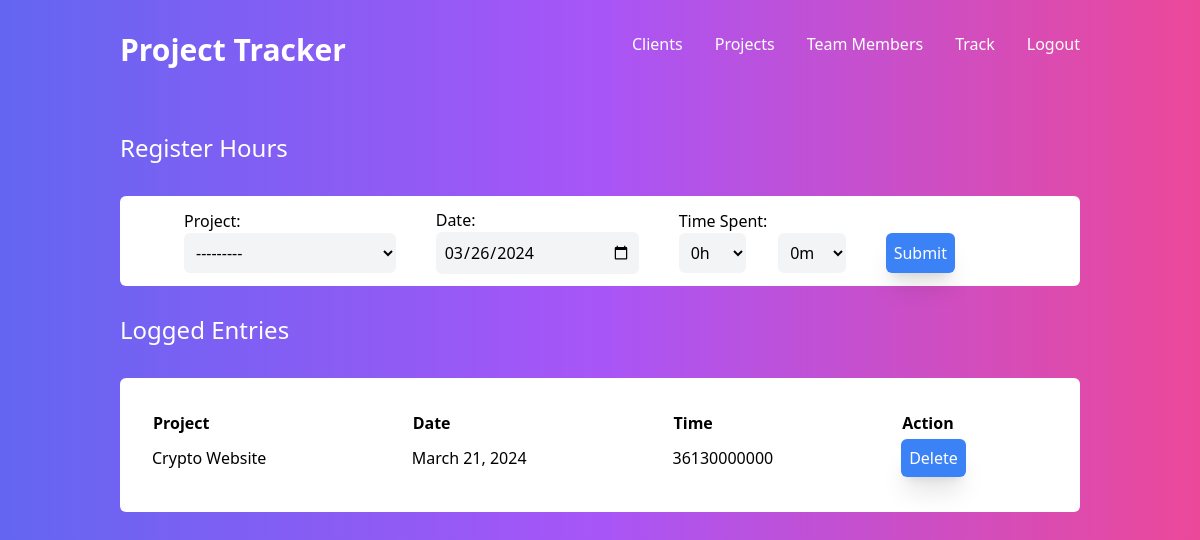
Page /track/ (signed in) on the earlier database version.
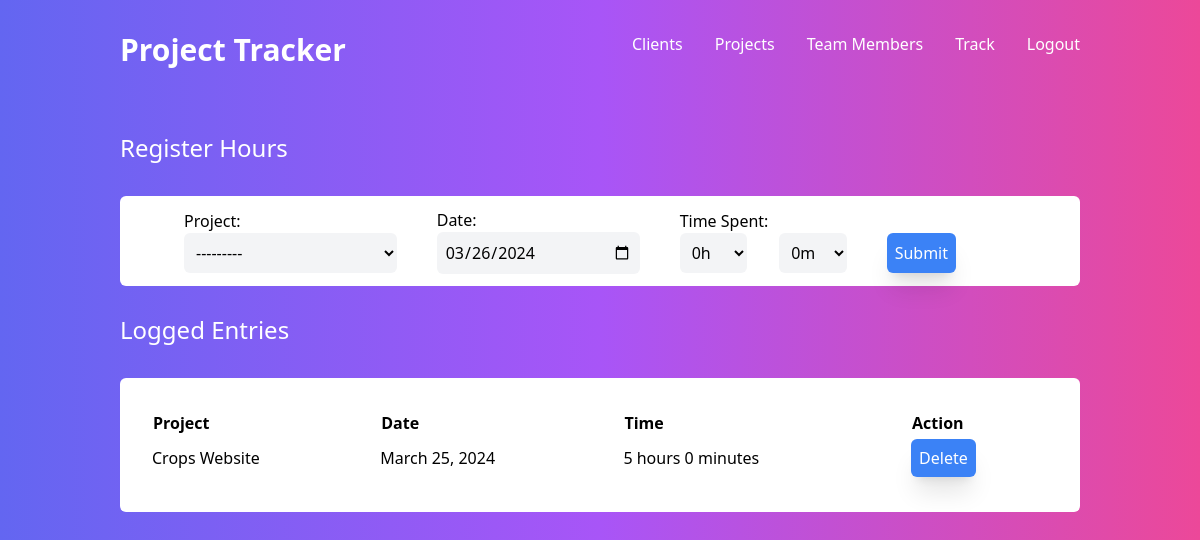
Same page on the later database version.
### project_tracker/models.py (models this page shows, shortened)
class RegisterHours(models.Model):
    project = models.ForeignKey(Project, on_delete=models.CASCADE)
    user = models.ForeignKey(User, on_delete = models.CASCADE, null=True)
    date = models.DateField(default = datetime.today())
    time_spent = models.CharField(max_length=20)

class Project(models.Model):
    client = models.ForeignKey(Client, on_delete=models.CASCADE, related_name = 'projects')
    project_name = models.CharField(max_length=255)
    project_created = models.DateTimeField(auto_now_add=True, null=True)
    project_deadline = models.DateField()
    def __str__(self):
        return f"{self.project_name}"

### project_tracker/decorators.py (the view)
        def wrapper_func(request, *args, **kwargs):
            if request.user.groups.exists():
                group = request.user.groups.all()[0].name
                print(group)
                if group in allowed_roles or not allowed_roles:
                    return view_func(request, *args, **kwargs)
            return HttpResponse("You are not allowed to view this")

### project_tracker/forms.py
class RegisterTime(forms.ModelForm):
    def __init__(self, user, *args, **kwargs):
        super().__init__(*args, **kwargs)
        if user.groups.filter(name='Admin').exists() and hasattr(user, 'company'):
            clients = user.company.clients.all()
            self.fields['project'].queryset = Project.objects.filter(client__in=clients)
        elif user.groups.filter(name='Member').exists():
            member = Member.objects.get(member_email=user.email)
            print(member)
            self.fields['project'].queryset = Project.objects.filter(id=member.project_id)
        self.fields['project'].widget.attrs.update({'class': 'p-2 bg-gray-100 rounded-md'})
    class Meta:
        model = RegisterHours
        fields = ['project', 'date']
        widgets = {
        'date': forms.DateInput(attrs={'type': 'date', 'class': 'p-2 bg-gray-100 rounded-md'}),
        }

### project_tracker/templates/track_hours.html (shortened to what this page needs)
{% load static %}
<!DOCTYPE html>
<html lang="en">
<head>
    <link rel="stylesheet" href="{% static 'css/style.css' %}">
    <link rel="stylesheet" href="{% static 'css/morestyles.css' %}">
</head>
<body class="bg-gradient-to-r from-indigo-500 via-purple-500 to-pink-500">
    <header class="container mx-auto text-white p-8" >
        <nav class="flex justify-around font-medium">
            {% if group == 'Admin' %}
            <div class="font-semibold text-3xl flex-1">
                <a class="decoration-0" href="{% url 'home' %}">Project Tracker</a>
            </div>
            {% else %}
            <div class="font-semibold text-3xl flex-1">
                <a class="decoration-0" href="{% url 'track' %}">Project Tracker</a>
            </div>
            {% endif %}
            <ul class="decoration-0 flex gap-x-8">
                {% if group == 'Admin' %}
                <li ><a href="{% url 'home' %}">Clients</a></li>
                <li ><a href="{% url 'projects' %}">Projects</a></li>
                <li><a href="{% url 'team' %}">Team Members</a></li>
                <li><a href="{% url 'track' %}">Track</a></li>
                <li><a href="{% url 'logout' %}">Logout</a></li>
                {% else %}
                <li><a href="{% url 'track' %}">Track</a></li>
                <li><a href="{% url 'logout' %}">Logout</a></li>
                {% endif %}
            </ul>
        </nav>
    </header>
    <main class="container mx-auto p-8">
        <div class="flex justify-between mb-8" style="gap: 30px;">
            <h1 class="text-white text-2xl font-medium">Register Hours</h1>
        </div>
        <div class='bg-white rounded-md py-3 px-16 mb-7'>
            <form method="post" class='flex items-center gap-x-10'>
                {{ form.as_p }}
                <div>
                    <label for="time_spent">Time Spent:</label>
                    <div class="flex gap-x-8">
                        <select class="p-2 bg-gray-100 rounded-md" name="hours">
                            <option value="0">0h</option>
                        </select>
                        <select class="p-2 bg-gray-100 rounded-md" name="minutes">
                            <option value="0">0m</option>
                        </select>
                    </div>
                </div>
                <button type="submit" class='bg-blue-500 shadow-xl p-2 mt-6 rounded-md text-white'>Submit</button>
            </form>
        </div>
        <div class='pb-8 text-white font-medium text-2xl'>Logged Entries</div>
        <div class="rounded-md bg-white p-8">
            <table>
                {% if mytimesheet %}
                <tr>
                    <th>Project</th>
                    <th>Date</th>
                    <th>Time</th>
                    <th>Action</th>
                </tr>
                {% for timesheet in mytimesheet %}
                <tr>
                    <td>{{ timesheet.project }}</td>
                    <td>{{ timesheet.date }}</td>
                    <td>{{ timesheet.time_spent }}</td>
                    <td><a class="bg-blue-500 shadow-xl p-2 rounded-md text-white" href="{% url 'delete_track' timesheet.id %}">Delete</a></td>
                </tr>
                {% endfor %}
                {% else %}
                <tr>
                    <p class='text-center text-lg'>Your daily project entries will be displayed here.</p>
                </tr>
                {% endif %}
            </table>
        </div>
    </main>
</body>
</html>

### static/css/style.css (style rules this page uses)
html, :host { line-height: 1.5; -webkit-text-size-adjust: 100%; -moz-tab-size: 4; -o-tab-size: 4; tab-size: 4; font-family: ui-sans-serif, system-ui, sans-serif, "Apple Color Emoji", "Segoe UI Emoji", "Segoe UI Symbol", "Noto Color Emoji"; font-feature-settings: normal; font-variation-settings: normal; -webkit-tap-highlight-color: transparent; }
body { margin: 0; line-height: inherit; }
h1, h2, h3, h4, h5, h6 { font-size: inherit; font-weight: inherit; }
a { color: inherit; text-decoration: inherit; }
table { text-indent: 0; border-color: inherit; border-collapse: collapse; }
button, input, optgroup, select, textarea { font-family: inherit; font-feature-settings: inherit; font-variation-settings: inherit; font-size: 100%; font-weight: inherit; line-height: inherit; color: inherit; margin: 0; padding: 0; }
button, select { text-transform: none; }
button, [type='button'], [type='reset'], [type='submit'] { -webkit-appearance: button; background-color: transparent; background-image: none; }
blockquote, dl, dd, h1, h2, h3, h4, h5, h6, hr, figure, p, pre { margin: 0; }
ol, ul, menu { list-style: none; margin: 0; padding: 0; }
input::placeholder, textarea::placeholder { opacity: 1; color: #9ca3af; }
button, [role="button"] { cursor: pointer; }
.container { width: 100%; }
@media (min-width: 640px) { .container { max-width: 640px; } }
@media (min-width: 768px) { .container { max-width: 768px; } }
@media (min-width: 1024px) { .container { max-width: 1024px; } }
.mx-auto { margin-left: auto; margin-right: auto; }
.mb-7 { margin-bottom: 1.75rem; }
.mb-8 { margin-bottom: 2rem; }
.mt-6 { margin-top: 1.5rem; }
.flex { display: flex; }
.flex-1 { flex: 1 1 0%; }
.items-center { align-items: center; }
.justify-between { justify-content: space-between; }
.justify-around { justify-content: space-around; }
.gap-x-10 { -moz-column-gap: 2.5rem; column-gap: 2.5rem; }
.gap-x-8 { -moz-column-gap: 2rem; column-gap: 2rem; }
.rounded-md { border-radius: 0.375rem; }
.bg-blue-500 { --tw-bg-opacity: 1; background-color: rgb(59 130 246 / var(--tw-bg-opacity)); }
.bg-white { --tw-bg-opacity: 1; background-color: rgb(255 255 255 / var(--tw-bg-opacity)); }
.bg-gradient-to-r { background-image: linear-gradient(to right, var(--tw-gradient-stops)); }
.from-indigo-500 { --tw-gradient-from: #6366f1 var(--tw-gradient-from-position); --tw-gradient-to: rgb(99 102 241 / 0) var(--tw-gradient-to-position); --tw-gradient-stops: var(--tw-gradient-from), var(--tw-gradient-to); }
.via-purple-500 { --tw-gradient-to: rgb(168 85 247 / 0) var(--tw-gradient-to-position); --tw-gradient-stops: var(--tw-gradient-from), #a855f7 var(--tw-gradient-via-position), var(--tw-gradient-to); }
.to-pink-500 { --tw-gradient-to: #ec4899 var(--tw-gradient-to-position); }
.p-2 { padding: 0.5rem; }
.p-8 { padding: 2rem; }
.px-16 { padding-left: 4rem; padding-right: 4rem; }
.py-3 { padding-top: 0.75rem; padding-bottom: 0.75rem; }
.pb-8 { padding-bottom: 2rem; }
.text-2xl { font-size: 1.5rem; line-height: 2rem; }
.text-3xl { font-size: 1.875rem; line-height: 2.25rem; }
.font-medium { font-weight: 500; }
.font-semibold { font-weight: 600; }
.text-white { --tw-text-opacity: 1; color: rgb(255 255 255 / var(--tw-text-opacity)); }
.decoration-0 { text-decoration-thickness: 0px; }
.shadow-xl { --tw-shadow: 0 20px 25px -5px rgb(0 0 0 / 0.1), 0 8px 10px -6px rgb(0 0 0 / 0.1); --tw-shadow-colored: 0 20px 25px -5px var(--tw-shadow-color), 0 8px 10px -6px var(--tw-shadow-color); box-shadow: var(--tw-ring-offset-shadow, 0 0 #0000), var(--tw-ring-shadow, 0 0 #0000), var(--tw-shadow); }

### static/css/morestyles.css (style rules this page uses)
tr, td { text-align: left; padding: 10px 0; }
table { width : 100%; }
input, select { width: 100%; padding: 8px; }
.bg-gray-100 { background-color: rgb(243 244 246); }
.p-8 { padding: 2rem; }
.mt-6 { margin-top: 1.5rem; }
.text-2xl { font-size: 1.5rem; line-height: 2rem; }

Differences in the rows shown:
removed RegisterHours: project "Crypto Website", date "March 21, 2024", time_spent "36130000000"
added RegisterHours: project "Crops Website", date "March 25, 2024", time_spent "5 hours 0 minutes"
